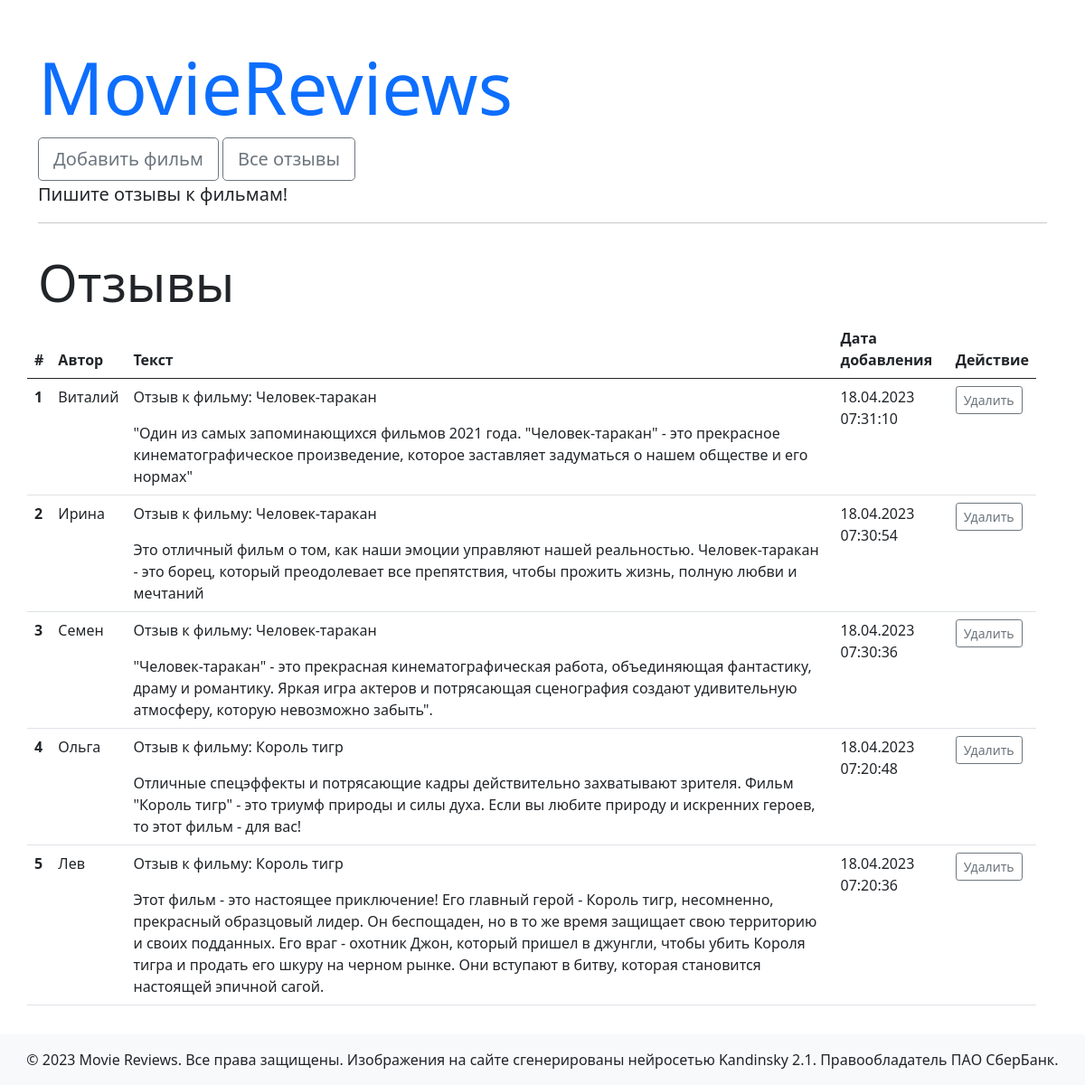
The app's page /reviews with its own data.
### models.py (models this page shows, shortened)
class Review(db.Model):
    id = db.Column(db.Integer, primary_key=True)
    name = db.Column(db.String(255), nullable=False)
    text = db.Column(db.Text, nullable=False)
    created_date = db.Column(db.DateTime, default=datetime.utcnow)
    score = db.Column(db.Integer, nullable=False)
    movie_id = db.Column(db.Integer, db.ForeignKey('movie.id', ondelete="CASCADE"))
    movie = db.relationship('Movie', back_populates='reviews')

class Movie(db.Model):
    id = db.Column(db.Integer, primary_key=True)
    title = db.Column(db.String(255), nullable=False)
    description = db.Column(db.Text, nullable=False)
    image = db.Column(db.String(255), nullable=False)
    reviews = db.relationship('Review', back_populates='movie')

### views.py (the view)
@app.route('/reviews')
def reviews():
    reviews = Review.query.order_by(Review.created_date.desc()).all()
    return render_template('reviews.html',
                           reviews=reviews)

### templates/reviews.html
{% extends 'base.html' %}
{% block content %}
  <div class="row mb-3">
    <h1 class="mt-3 display-4">Отзывы</h1>
    <table class="table table-hover">
      <thead>
      <tr>
        <th scope="col">#</th>
        <th scope="col">Автор</th>
        <th scope="col">Текст</th>
        <th scope="col">Дата добавления</th>
        <th scope="col">Действие</th>
      </tr>
      </thead>
      <tbody>
        {% for review in reviews %}
          <tr>
            <th scope="row">{{ loop.index }}</th>
            <td>
              {{ review.name }}
            </td>
            <td>
              <p>Отзыв к фильму: {{review.movie.title}}</p>
              {{ review.text }}
            </td>
            <td>
              {{ review.created_date.strftime('%d.%m.%Y %H:%M:%S') }}
            </td>
            <td>
              <a href="{{ url_for('delete_review', id=review.id) }}" class="btn btn-sm btn-outline-secondary">Удалить</a>
            </td>
          </tr>
        {% endfor %}
      </tbody>
    </table>
  </div>
{% endblock %}

### records on screen
Review: name "Виталий", movie "Человек-таракан", text "\"Один из самых запоминающихся фильмов 2021 года. \"Человек-таракан\" - это прекрасное кинематографическое произведение, которое заставляет задуматься о нашем обществе и его нормах\"", created_date "18.04.2023 07:31:10"
Review: name "Ирина", movie "Человек-таракан", text "Это отличный фильм о том, как наши эмоции управляют нашей реальностью. Человек-таракан - это борец, который преодолевает все препятствия, чтобы прожить жизнь, полную любви и мечтаний", created_date "18.04.2023 07:30:54"
Review: name "Семен", movie "Человек-таракан", text "\"Человек-таракан\" - это прекрасная кинематографическая работа, объединяющая фантастику, драму и романтику. Яркая игра актеров и потрясающая сценография создают удивительную атмосферу, которую невозможно забыть\".", created_date "18.04.2023 07:30:36"
Review: name "Ольга", movie "Король тигр", text "Отличные спецэффекты и потрясающие кадры действительно захватывают зрителя. Фильм \"Король тигр\" - это триумф природы и силы духа. Если вы любите природу и искренних героев, то этот фильм - для вас!", created_date "18.04.2023 07:20:48"
Review: name "Лев", movie "Король тигр", text "Этот фильм - это настоящее приключение! Его главный герой - Король тигр, несомненно, прекрасный образцовый лидер. Он беспощаден, но в то же время защищает свою территорию и своих подданных. Его враг - охотник Джон, который пришел в джунгли, чтобы убить Короля тигра и продать его шкуру на черном рынке. Они вступают в битву, которая становится настоящей эпичной сагой.", created_date "18.04.2023 07:20:36"
